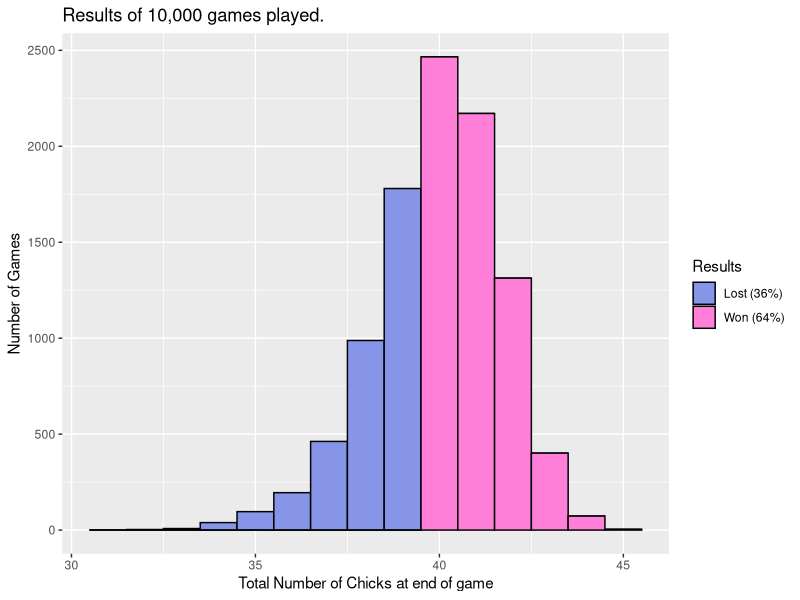

R code for this plot:
## ---- chunk 1
knitr::opts_chunk$set(collapse = TRUE)

library(tidyverse)
library(doParallel)
## ---- chunk 2
playGame <-
function(){
 
  #Create the spinner, game board, and bonus vectors to reference
  spinner <- c("sheep","cow","dog","pig","tractor","fox")
  board <- c("empty", "sheep", "pig", "tractor", "cow", "dog", "pig", "cow", "dog", "sheep", "tractor","empty", "cow", "pig","empty","empty","empty","tractor", "empty", "tractor", "dog", "sheep","cow", "dog", "pig", "tractor", "empty", "sheep", "cow", "empty","empty", "tractor", "pig","sheep", "dog", "empty", "sheep", "cow", "pig", "end")

  bonus <- rep(0,40)
  bonus[c(4,8,22,35,39)] <- 1

  #Initialize some iteration variables to store counts to output
  totalSpaces <- 0;
  numChicks <- 0
  totalSpins <- 0
  numFox <- 0
  stolenChicks <- 0
  numBonus <- 0


  while(TRUE){
    #spin the spinner
    c_spin <- sample(spinner,1)
    totalSpins <- totalSpins + 1
 
    #Check if the player spun fox, if so steal a chick if there is one to steal and spin again.
    if(c_spin == "fox"){
      numChicks <- max(0,numChicks-1)
      numFox <- numFox + 1
      next
    }
   
    #find how many spaces it is till the next item spun on the gameboard.
    cut <- min(which(board==c_spin))
 
    #If the board ends before the next item spun shows up, it will retun 'Inf' so we'll
    #just set it to be the remaining number of spaces left on the board.
    if(cut == "Inf") cut <- length(board)
    totalSpaces <- totalSpaces + cut
 
    if(bonus[totalSpaces]==1) numBonus <- numBonus + 1
    numChicks <- numChicks + cut + bonus[totalSpaces]
    board <- board[-c(1:cut)]
    if(length(board) == 0){ break}
  }
  data.frame(chicks = numChicks, foxes = numFox, bonus = numBonus, spins = totalSpins)
}

## ---- chunk 3
registerDoParallel(cores=7)
stacked <- foreach(i=1:10000, .combine = rbind) %dopar% playGame()

## ---- chunk 4
win_prop <- round(mean(stacked$chicks >= 40),2)*100

stacked |>
  mutate(cc = if_else(chicks >= 40,str_glue("Won ({win_prop}%)"),str_glue("Lost ({100-win_prop}%)"))) |>
  #count(chicks) |>
  ggplot(aes(x = chicks, fill = cc)) +
  geom_histogram(binwidth = 1, color = "black") +
  scale_fill_manual(values = c("#8795E8", "#FF7FD9")) +
  labs(x = "Total Number of Chicks at end of game",
       y = "Number of Games",
       title = str_glue("Results of 10,000 games played."),
       title2 = "sdf",
       fill = "Results")
